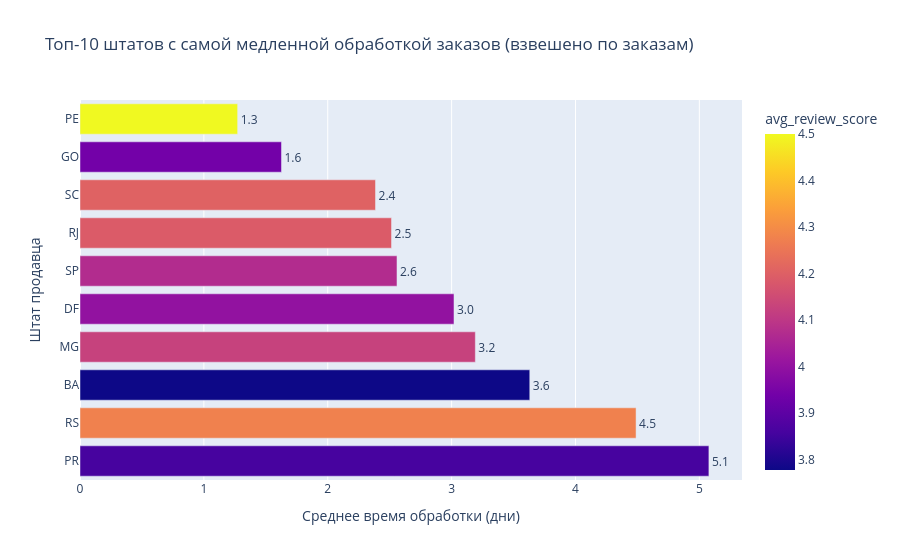

The cell this chart's notebook holds for it:
### Code cell
# Сортируем по убыванию
def weighted_mean(x, w): return (x * w).sum() / w.sum()

state_weighted = seller_metrics.groupby('seller_state').apply(
    lambda g: pd.Series({
        'num_sellers': len(g),
        'total_orders': g['total_orders'].sum(),
        'avg_handling_weighted': weighted_mean(g['avg_handling_days'], g['total_orders']),
        'avg_review_score': weighted_mean(g['avg_review_score'], g['total_orders'])
    })
).reset_index()


state_weighted = state_weighted.sort_values('avg_handling_weighted', ascending=False)

fig = px.bar(state_weighted.head(10),
             x='avg_handling_weighted',
             y='seller_state',
             orientation='h',
             color='avg_review_score',
             text='avg_handling_weighted',
             title='Топ-10 штатов с самой медленной обработкой заказов (взвешено по заказам)',
             labels={'avg_handling_weighted': 'Среднее время обработки (дни)',
                     'seller_state': 'Штат продавца'})
fig.update_traces(texttemplate='%{text:.1f}', textposition='outside')
fig.show()

### Figure 1 — Plotly figure (JSON) as saved in the notebook; plotly's stock layout.template omitted (floating-point values rounded to 4 significant figures)
{"data": [{"alignmentgroup": "True", "hovertemplate": "Среднее время обработки (дни)=%{text}<br>Штат продавца=%{y}<br>avg_review_score=%{marker.color}<extra></extra>", "legendgroup": "", "marker": {"color": [3.859, 4.276, 3.778, 4.126, 4, 4.071, 4.19, 4.206, 3.939, 4.5], "coloraxis": "coloraxis", "pattern": {"shape": ""}}, "name": "", "offsetgroup": "", "orientation": "h", "showlegend": false, "text": [5.077, 4.489, 3.631, 3.192, 3.019, 2.559, 2.515, 2.386, 1.626, 1.273], "textposition": "outside", "texttemplate": "%{text:.1f}", "type": "bar", "x": [5.077, 4.489, 3.631, 3.192, 3.019, 2.559, 2.515, 2.386, 1.626, 1.273], "xaxis": "x", "y": ["PR", "RS", "BA", "MG", "DF", "SP", "RJ", "SC", "GO", "PE"], "yaxis": "y"}], "layout": {"barmode": "relative", "coloraxis": {"colorbar": {"title": {"text": "avg_review_score"}}, "colorscale": [[0, "#0d0887"], [0.1111, "#46039f"], [0.2222, "#7201a8"], [0.3333, "#9c179e"], [0.4444, "#bd3786"], [0.5556, "#d8576b"], [0.6667, "#ed7953"], [0.7778, "#fb9f3a"], [0.8889, "#fdca26"], [1, "#f0f921"]]}, "legend": {"tracegroupgap": 0}, "title": {"text": "Топ-10 штатов с самой медленной обработкой заказов (взвешено по заказам)"}, "xaxis": {"anchor": "y", "domain": [0, 1], "title": {"text": "Среднее время обработки (дни)"}}, "yaxis": {"anchor": "x", "domain": [0, 1], "title": {"text": "Штат продавца"}}}}
